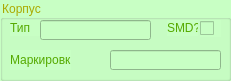
  <widget class="QGroupBox" name="PackageGB">
   <property name="geometry">
    <rect>
     <x>380</x>
     <y>320</y>
     <width>231</width>
     <height>81</height>
    </rect>
   </property>
   <property name="font">
    <font>
     <family>MS Shell Dlg 2</family>
     <weight>50</weight>
     <italic>false</italic>
     <bold>false</bold>
     <underline>false</underline>
     <strikeout>false</strikeout>
     <stylestrategy>PreferDefault</stylestrategy>
     <kerning>false</kerning>
    </font>
   </property>
   <property name="styleSheet">
    <string notr="true">color: rgb(170, 170, 0);
background-color: rgb(200, 255, 196);</string>
   </property>
   <property name="title">
    <string>Корпус</string>
   </property>
   <property name="alignment">
    <set>Qt::AlignLeading|Qt::AlignLeft|Qt::AlignVCenter</set>
   </property>
   <widget class="QLabel" name="TypeL">
    <property name="geometry">
     <rect>
      <x>10</x>
      <y>20</y>
      <width>31</width>
      <height>16</height>
     </rect>
    </property>
    <property name="styleSheet">
     <string notr="true">color: rgb(85, 170, 0);</string>
    </property>
    <property name="text">
     <string>Тип</string>
    </property>
   </widget>
   <widget class="QLabel" name="MarkL">
    <property name="geometry">
     <rect>
      <x>10</x>
      <y>50</y>
      <width>61</width>
      <height>20</height>
     </rect>
    </property>
    <property name="styleSheet">
     <string notr="true">color: rgb(85, 170, 0);</string>
    </property>
    <property name="text">
     <string>Маркировка</string>
    </property>
   </widget>
   <widget class="QLineEdit" name="TypeLE">
    <property name="geometry">
     <rect>
      <x>40</x>
      <y>20</y>
      <width>111</width>
      <height>20</height>
     </rect>
    </property>
    <property name="styleSheet">
     <string notr="true">color: rgb(85, 85, 0);</string>
    </property>
   </widget>
   <widget class="QLineEdit" name="MarkLE">
    <property name="geometry">
     <rect>
      <x>110</x>
      <y>50</y>
      <width>111</width>
      <height>20</height>
     </rect>
    </property>
    <property name="toolTip">
     <string>&lt;html&gt;&lt;head/&gt;&lt;body&gt;&lt;p&gt;Буквенно-цифровая маркировка на корпусе компонента&lt;/p&gt;&lt;/body&gt;&lt;/html&gt;</string>
    </property>
    <property name="styleSheet">
     <string notr="true">color: rgb(85, 85, 0);</string>
    </property>
   </widget>
   <widget class="QLabel" name="isSMDL">
    <property name="geometry">
     <rect>
      <x>167</x>
      <y>20</y>
      <width>31</width>
      <height>16</height>
     </rect>
    </property>
    <property name="styleSheet">
     <string notr="true">color: rgb(85, 170, 0);</string>
    </property>
    <property name="text">
     <string>SMD?</string>
    </property>
   </widget>
   <widget class="QCheckBox" name="isSMDCB">
    <property name="geometry">
     <rect>
      <x>200</x>
      <y>20</y>
      <width>21</width>
      <height>17</height>
     </rect>
    </property>
    <property name="sizePolicy">
     <sizepolicy hsizetype="Fixed" vsizetype="Fixed">
      <horstretch>0</horstretch>
      <verstretch>0</verstretch>
     </sizepolicy>
    </property>
    <property name="sizeIncrement">
     <size>
      <width>0</width>
      <height>0</height>
     </size>
    </property>
    <property name="baseSize">
     <size>
      <width>0</width>
      <height>0</height>
     </size>
    </property>
    <property name="toolTip">
     <string>&lt;html&gt;&lt;head/&gt;&lt;body&gt;&lt;p&gt;Если компонент монтируется планарным способом, обязательно установите данную отметку&lt;/p&gt;&lt;/body&gt;&lt;/html&gt;</string>
    </property>
    <property name="autoFillBackground">
     <bool>false</bool>
    </property>
    <property name="text">
     <string/>
    </property>
    <property name="checked">
     <bool>false</bool>
    </property>
   </widget>
  </widget>
